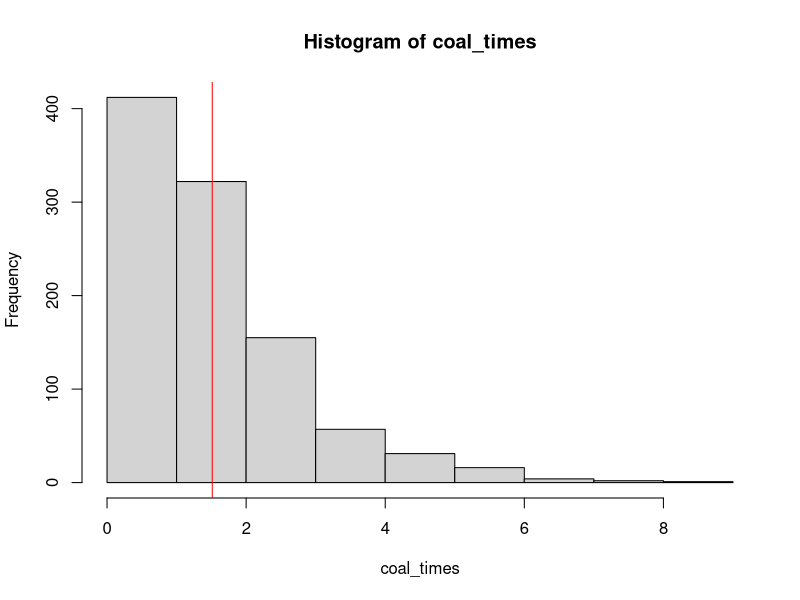
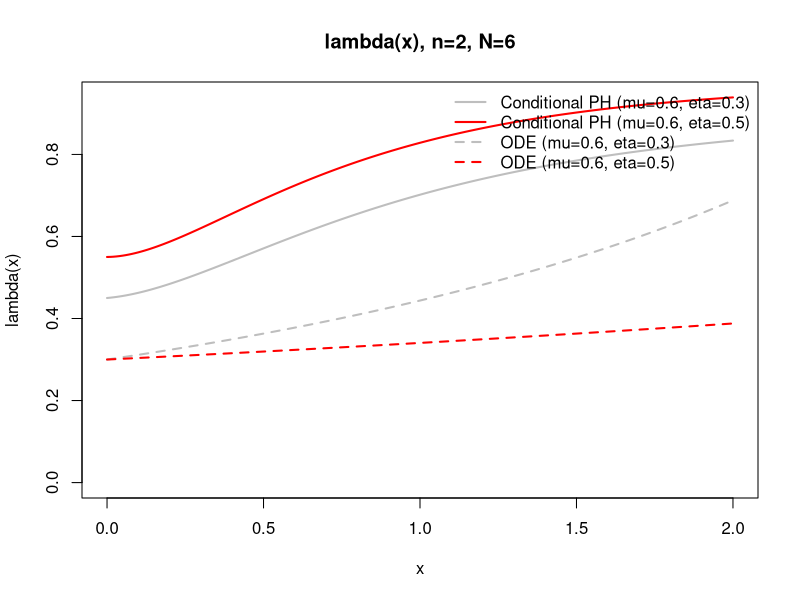

Generate these figures, in order, with R:
##### Birth-Death Coalescent
##### Author: JP +Codex

make_coal_model <- function(n, N, mu, eta) {
  stopifnot(
    length(N) == 1L, is.finite(N), N >= 3, N == floor(N),
    length(n) == 1L, is.finite(n),
    n >= 2, n <= N - 1, n == floor(n),
    length(mu) == 1L, is.finite(mu), mu > 0,
    length(eta) == 1L, is.finite(eta), eta > 0
  )
  
  m <- N - 1L
  rho <- eta / mu
  stopifnot(is.finite(rho))
  
  # b[i] = B(i, N, rho).
  # Recurrence avoids repeatedly summing powers and handles rho = 1.
  # verified
  b <- numeric(m)
  b[m] <- 1 + rho
  if (m > 2L) {
    for (i in seq.int(m - 1L, 2L)) {
      b[i] <- 1 + rho - rho / b[i + 1L]
    }
  }
  
  # K_n tracks population sizes n,...,m before the first sample
  # coalescence. Only non-coalescing downward transitions remain.
  states <- seq.int(n, m)
  size <- length(states)
  c_rate <- n * (n - 1) * mu * b[states] / (states - 1)
  diagonal <- -states * (mu + eta)
  K <- diag(diagonal, nrow = size, ncol = size)

  log_d <- numeric(size)
  H <- K
  if (size > 1L) {
    i <- seq_len(size - 1L)
    k <- states[i]
    upper <- k * eta / b[k + 1L]
    p_coal <- n * (n - 1) / ((k + 1) * k)
    lower <- (k + 1) * mu * b[k + 1L] * (1 - p_coal)
    K[cbind(i, i + 1L)] <- upper
    K[cbind(i + 1L, i)] <- lower

    # K = D H D^(-1), with H symmetric.
    log_d <- c(0, cumsum(0.5 * (log(lower) - log(upper))))
    off <- sqrt(upper) * sqrt(lower)
    H[cbind(i, i + 1L)] <- off
    H[cbind(i + 1L, i)] <- off
  }
  d <- exp(log_d - max(log_d))
  stopifnot(all(is.finite(d)), all(d > 0))

  eig <- eigen(H, symmetric = TRUE)
  rates <- eig$values
  stopifnot(all(rates < 0))

  # S(t) = beta exp(K_n t) 1; f(t) = beta exp(K_n t) c.
  initial <- d[size] * eig$vectors[size, ]
  survival_coefficients <- initial *
    drop(crossprod(eig$vectors, 1 / d))
  density_coefficients <- initial *
    drop(crossprod(eig$vectors, c_rate / d))

  check_times <- function(t) {
    stopifnot(is.numeric(t), !anyNA(t), all(t >= 0))
  }

  # Factor out the slowest exponential to keep the hazard and
  # log survival accurate even when survival itself underflows.
  leading_rate <- max(rates)
  log_survival <- function(t) {
    check_times(t)
    result <- rep(-Inf, length(t))
    finite <- is.finite(t)
    scaled <- drop(exp(outer(t[finite], rates - leading_rate)) %*%
                     survival_coefficients)
    stopifnot(all(scaled > 0))
    result[finite] <- leading_rate * t[finite] + log(scaled)
    result[t == 0] <- 0
    result
  }

  lambda <- function(t) {
    check_times(t)
    weights <- exp(outer(t, rates - leading_rate))
    # At infinity only the leading eigenmode survives.
    weights[, rates == leading_rate] <- 1
    drop(weights %*% density_coefficients) /
      drop(weights %*% survival_coefficients)
  }

  list(
    lambda = lambda,
    trajectory = function(t) 1 / lambda(t),
    survival = function(t) exp(log_survival(t)),
    density = function(t) lambda(t) * exp(log_survival(t)),
    cumulative_hazard = function(t) -log_survival(t),
    total_hazard = Inf,
    K = K,
    states = states,
    absorption_rates = c_rate,
    n = n
  )
}

model03 <- make_coal_model(n = 2, N = 6, mu = 0.6, eta = 0.3)
model05 <- make_coal_model(n = 2, N = 6, mu = 0.6, eta = 0.5)

x <- seq(0, 2, by = 0.01)

y1 <- model03$lambda(x)
y2 <- model05$lambda(x)



# pmax() makes the ODE approximation work on a vector of times.
lambda_ode_fast <- function(t, n, N, mu, eta) {
  Nt <- pmax(2, (N - 1) * exp(-(mu - eta) * t))
  n * (n - 1) * mu / (Nt - 1)
}

y3 <- lambda_ode_fast(x, 2, 6, 0.6, 0.3)
y4 <- lambda_ode_fast(x, 2, 6, 0.6, 0.5)

pdf("exp1.pdf", width = 10, height = 4)

plot(x, y1, type = "l", lwd = 2, col = "gray",
     xlab = "x", ylab = "lambda(x)",ylim=range(c(0, y1, y2, y3, y4)),
     main = "lambda(x), n=2, N=6")

lines(x, y2, lwd = 2, col = "red")
lines(x, y3, lwd = 2, col = "gray",lty=2)
lines(x, y4, lwd = 2, col = "red",lty=2)

legend("topright",
       legend = c("Conditional PH (mu=0.6, eta=0.3)",
                  "Conditional PH (mu=0.6, eta=0.5)",
                  "ODE (mu=0.6, eta=0.3)",
                  "ODE (mu=0.6, eta=0.5)"),
       col = c("gray", "red", "gray", "red"),
       lwd = 2, lty = c(1, 1, 2, 2), bty = "n")
dev.off()

##Now coalescent simulation by transformation
simulate_two <- function(model, nsim = 1000L) {
  stopifnot(
    model$n == 2,
    length(nsim) == 1L, is.finite(nsim),
    nsim >= 0, nsim == floor(nsim)
  )
  
  targets <- rexp(nsim)
  if (!length(targets)) return(numeric(0))

  # H(t) = -log S(t) tends to infinity, so all draws are finite.
  hi <- 1
  largest <- max(targets)
  while (model$cumulative_hazard(hi) < largest) {
    hi <- 2 * hi
    if (!is.finite(hi)) stop("Could not bracket coalescence times.")
  }
  
  vapply(targets, function(target) {
    uniroot(
      function(t) model$cumulative_hazard(t) - target,
      interval = c(0, hi),
      tol = 1e-9
    )$root
  }, numeric(1))
}

set.seed(123)
coal_times <- simulate_two(model03, 1000)

hist(coal_times)
abline(v=mean(coal_times),col="red")

# Eventual coalescence has probability one:
exp(-model03$total_hazard)
